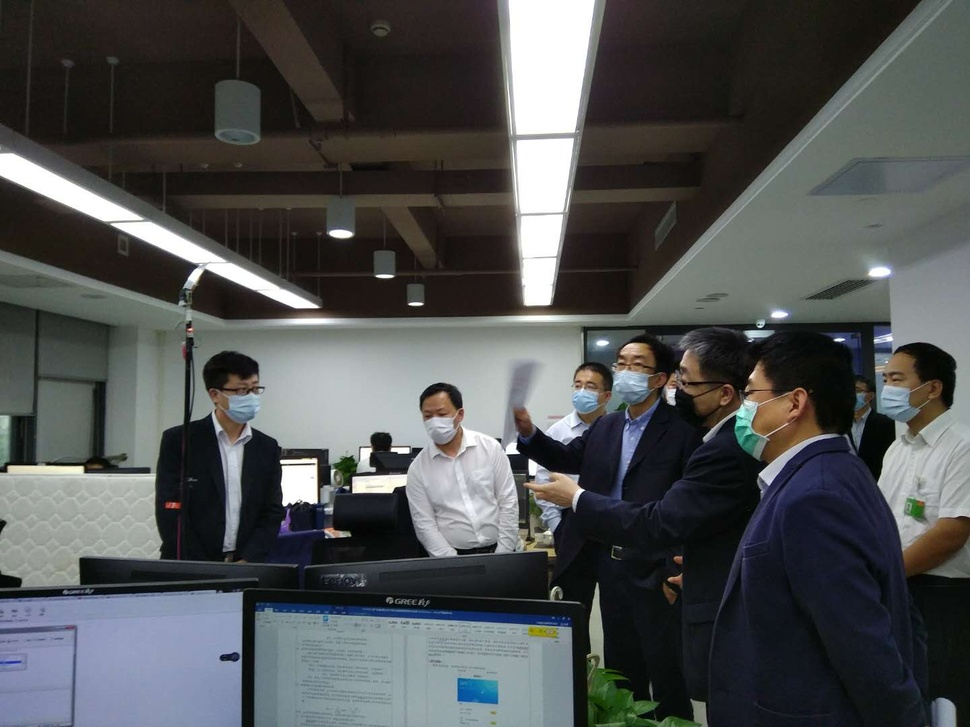
#> input picture learning opencv1/data/img3.jpg, 970 x 727 px, shrunk from 1440 x 1080 before the run
$ python feature_sift.py
#> lines starting #> are read from the running program, lines starting #| are printed output that depends on the picture
# 放弃，因为opencv4.0.1已不再有cv2.xfeatures2d.SIFT_create()函数，而在opencv3.4.2中还保留，可安装3.4.2版本
# 此程序可用yolo环境运行
# 尺度不变特征变换匹配算法详解
# Scale Invariant Feature Transform(SIFT)


import cv2
import numpy as np
from matplotlib import pyplot as plt

filename = './data/img3.jpg'
img = cv2.imread(filename)
#> img is the input picture: shape (727, 970, 3); mean B, G, R 81.6, 81.2, 79.2
gray = cv2.cvtColor(img, cv2.COLOR_BGR2GRAY)
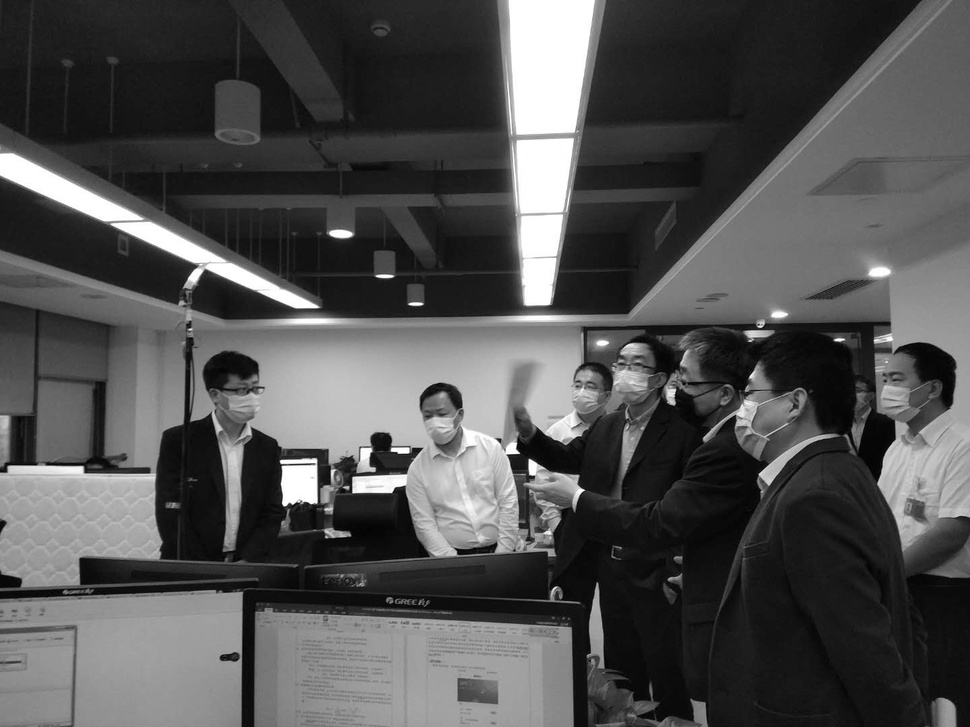
#> gray: shape (727, 970); min 0, max 255, mean 80.7


sift = cv2.xfeatures2d.SIFT_create()
kp = sift.detect(gray, None)
#> kp = 1401 keypoints; strongest (x, y, size): (298, 484, 25.9), (533, 467, 8.1), (282, 462, 2.9), (341, 234, 9.5)

img = cv2.drawKeypoints(gray, kp)
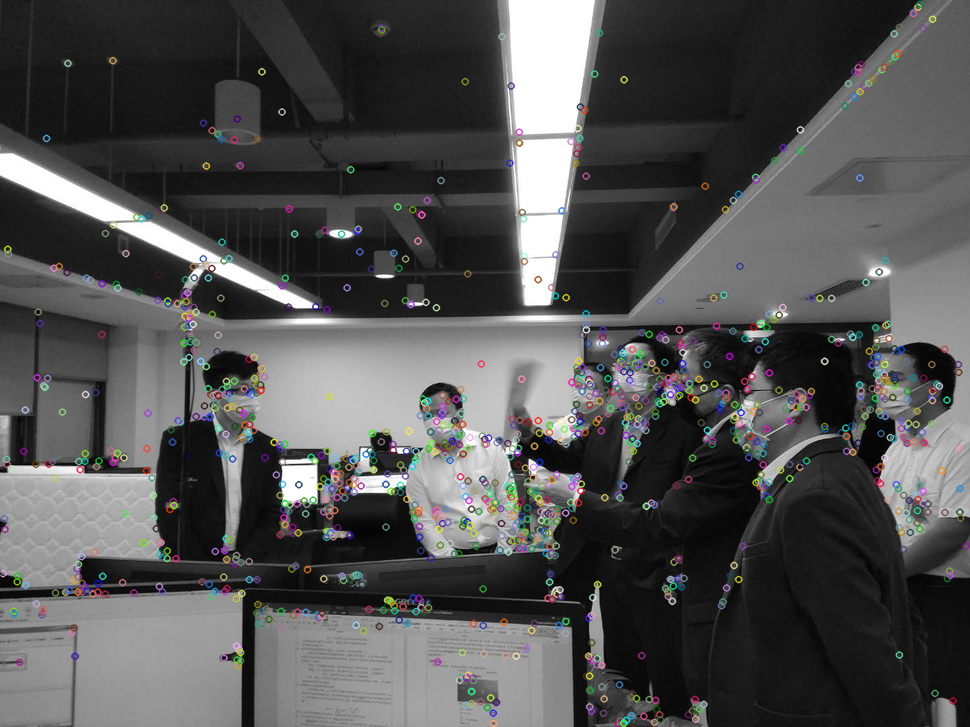
#> img: shape (727, 970, 3); mean of channels 0, 1, 2 81.7, 81.7, 81.7; drawn as B, G, R
cv2.imwrite('./data/img_sift.jpg', img)

$ run again, with learning opencv1/data/img4.jpg copied over learning opencv1/data/img3.jpg
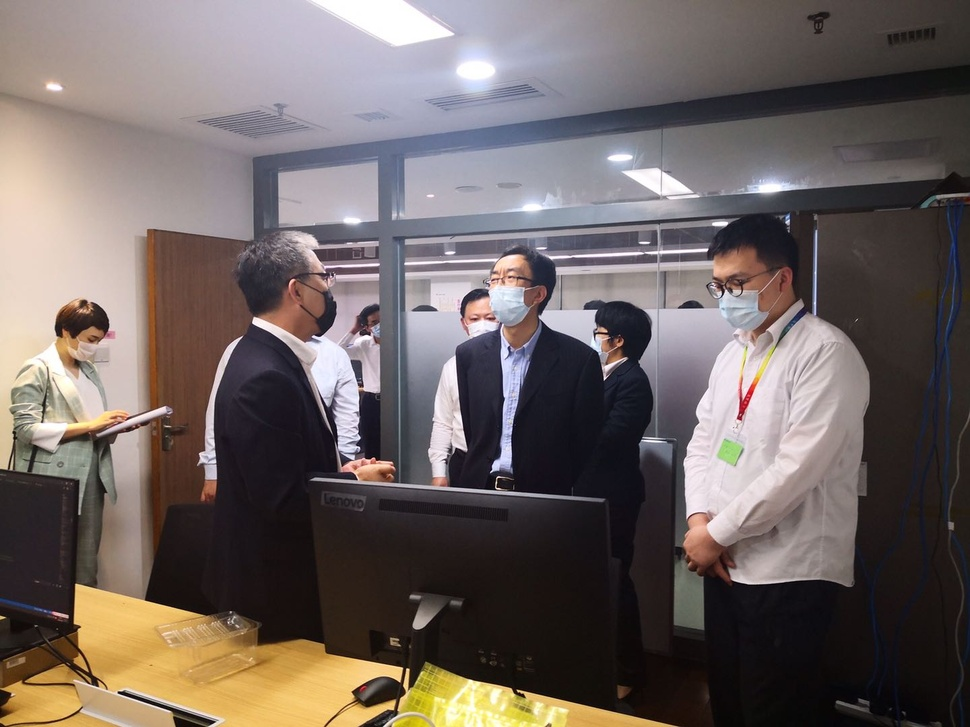
#> input picture learning opencv1/data/img4.jpg, 970 x 727 px, shrunk from 1440 x 1080 before the run
#> img is the input picture: shape (727, 970, 3); mean B, G, R 98.1, 101.1, 111.3
#> `gray = cv2.cvtColor(img, cv2.COLOR_BGR2GRAY)`:
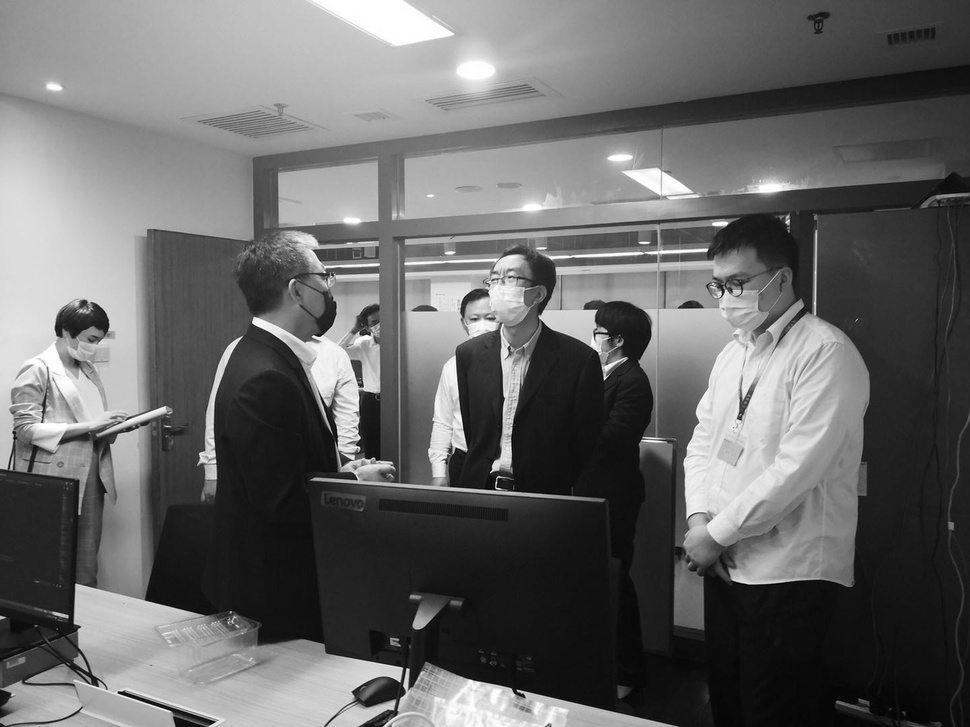
#> gray: shape (727, 970); min 0, max 255, mean 103.8
#> kp = 1312 keypoints; strongest (x, y, size): (119, 692, 2), (518, 691, 1.8), (408, 670, 2.5), (258, 322, 7)
#> `img = cv2.drawKeypoints(gray, kp)`:
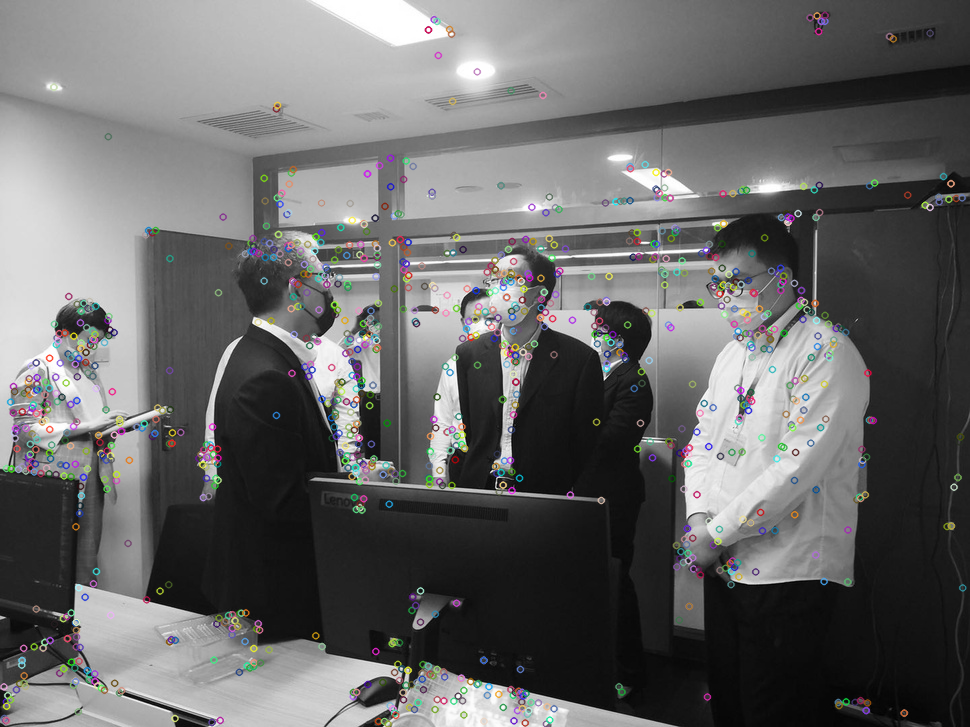
#> img: shape (727, 970, 3); mean of channels 0, 1, 2 103.7, 103.7, 103.8; drawn as B, G, R

$ run again, with learning opencv1/data/P40.jpg copied over learning opencv1/data/img3.jpg
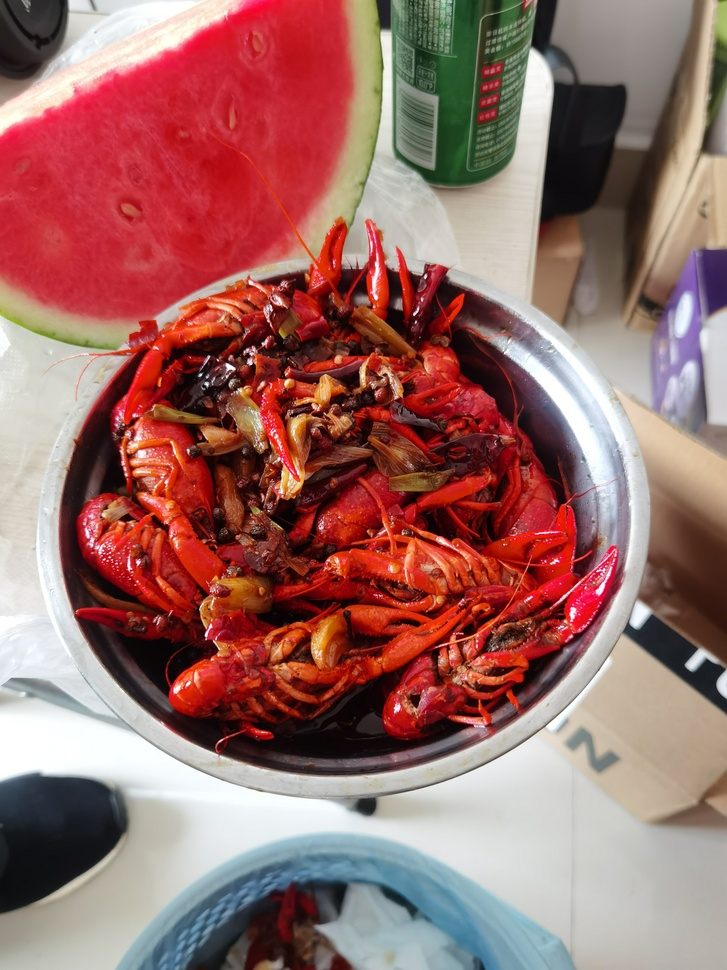
#> input picture learning opencv1/data/P40.jpg, 727 x 970 px, shrunk from 3072 x 4096 before the run
#> img is the input picture: shape (970, 727, 3); mean B, G, R 102.5, 107.1, 153.9
#> `gray = cv2.cvtColor(img, cv2.COLOR_BGR2GRAY)`:
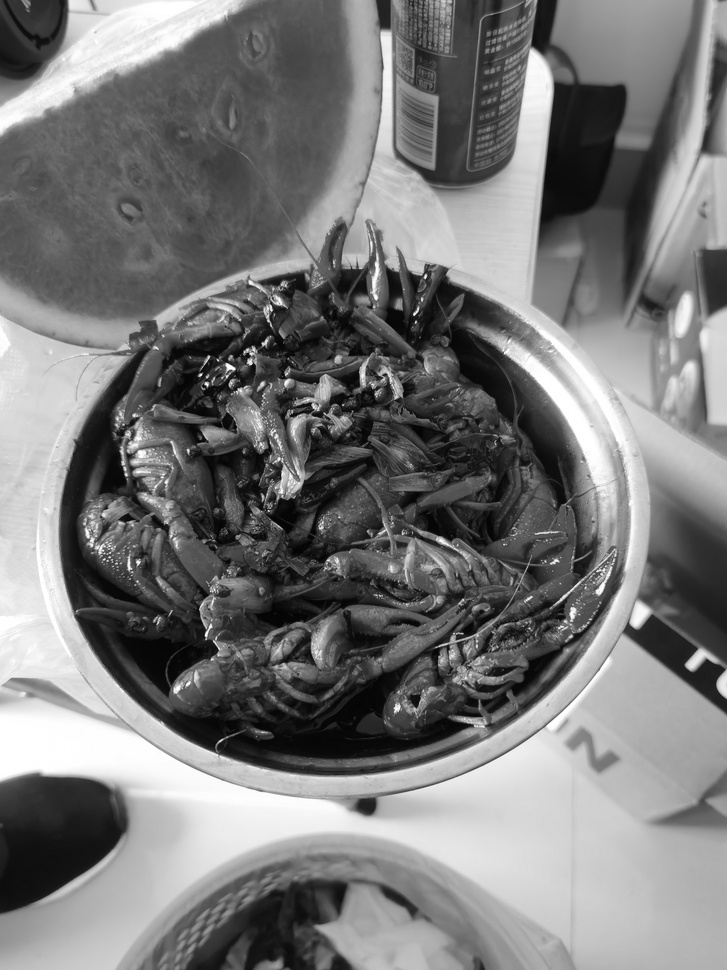
#> gray: shape (970, 727); min 1, max 255, mean 120.6
#> kp = 3115 keypoints; strongest (x, y, size): (207, 384, 2.8), (414, 314, 2.1), (425, 277, 2.2), (229, 367, 4.8)
#> `img = cv2.drawKeypoints(gray, kp)`:
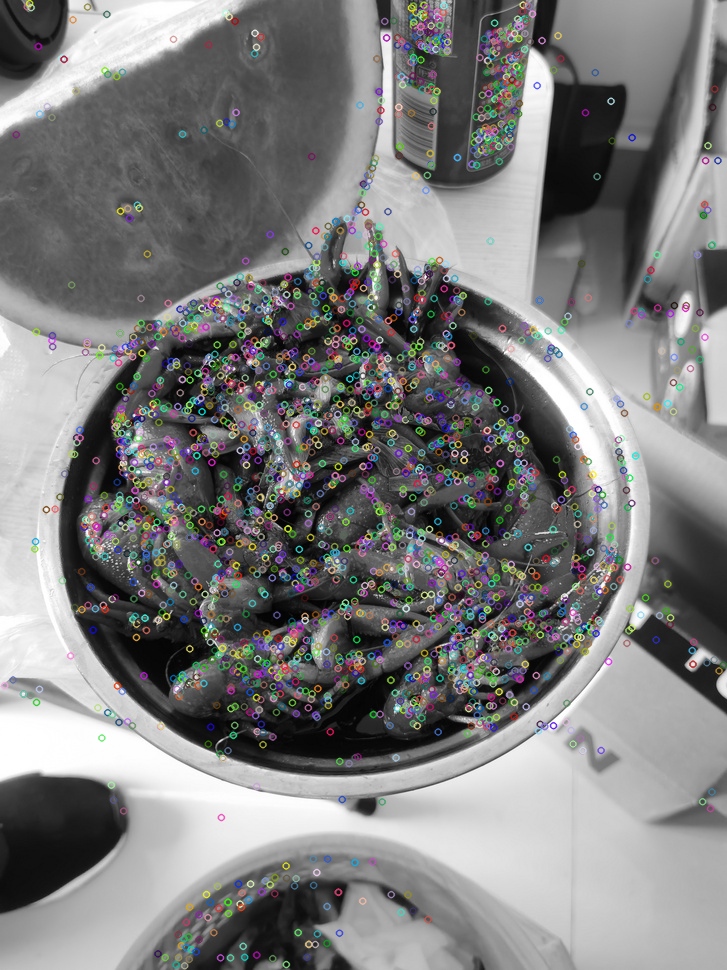
#> img: shape (970, 727, 3); mean of channels 0, 1, 2 123.7, 123.8, 123.7; drawn as B, G, R
